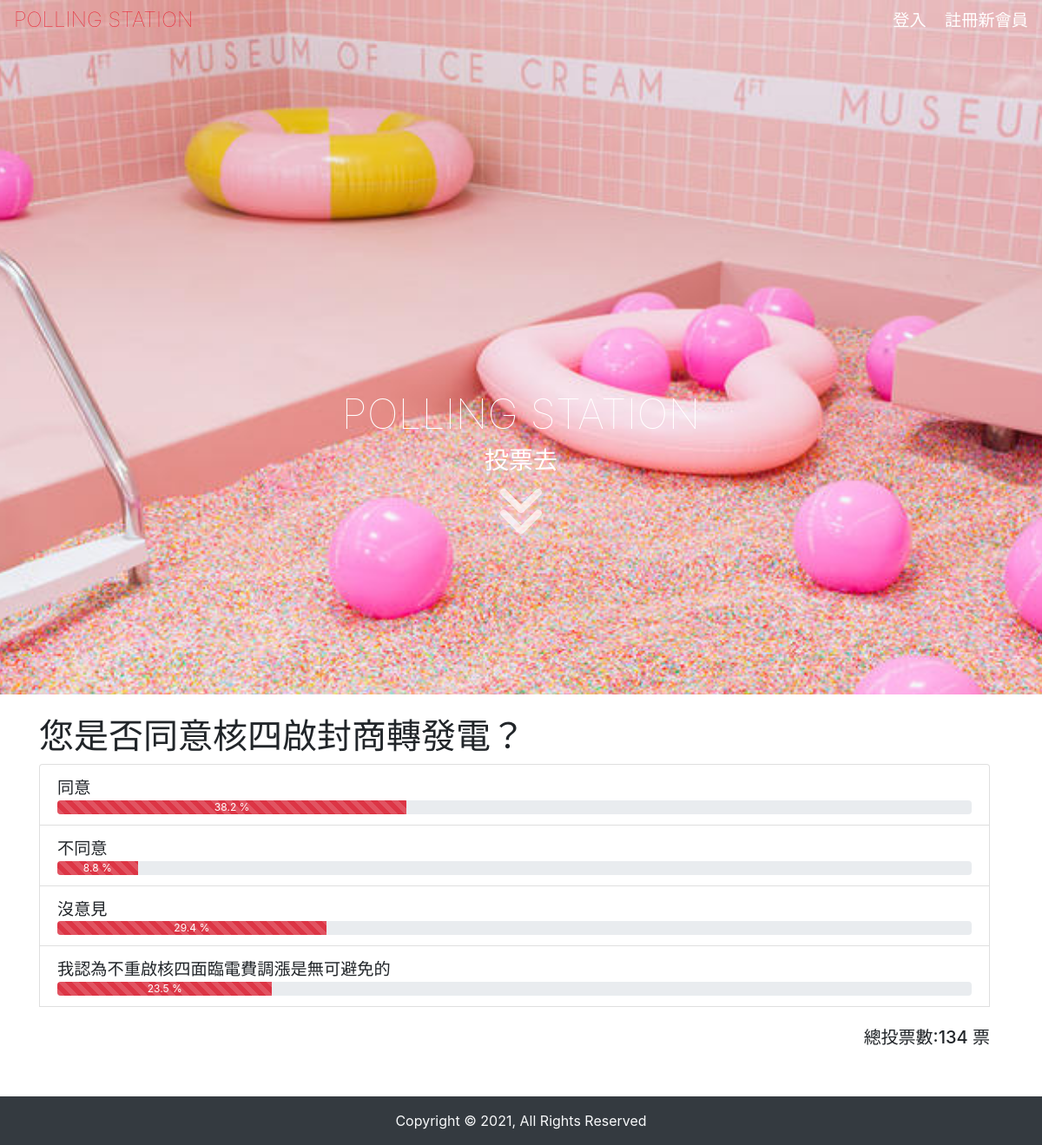
/?do=vote_result&id=1, run on an earlier commit of the app's database.
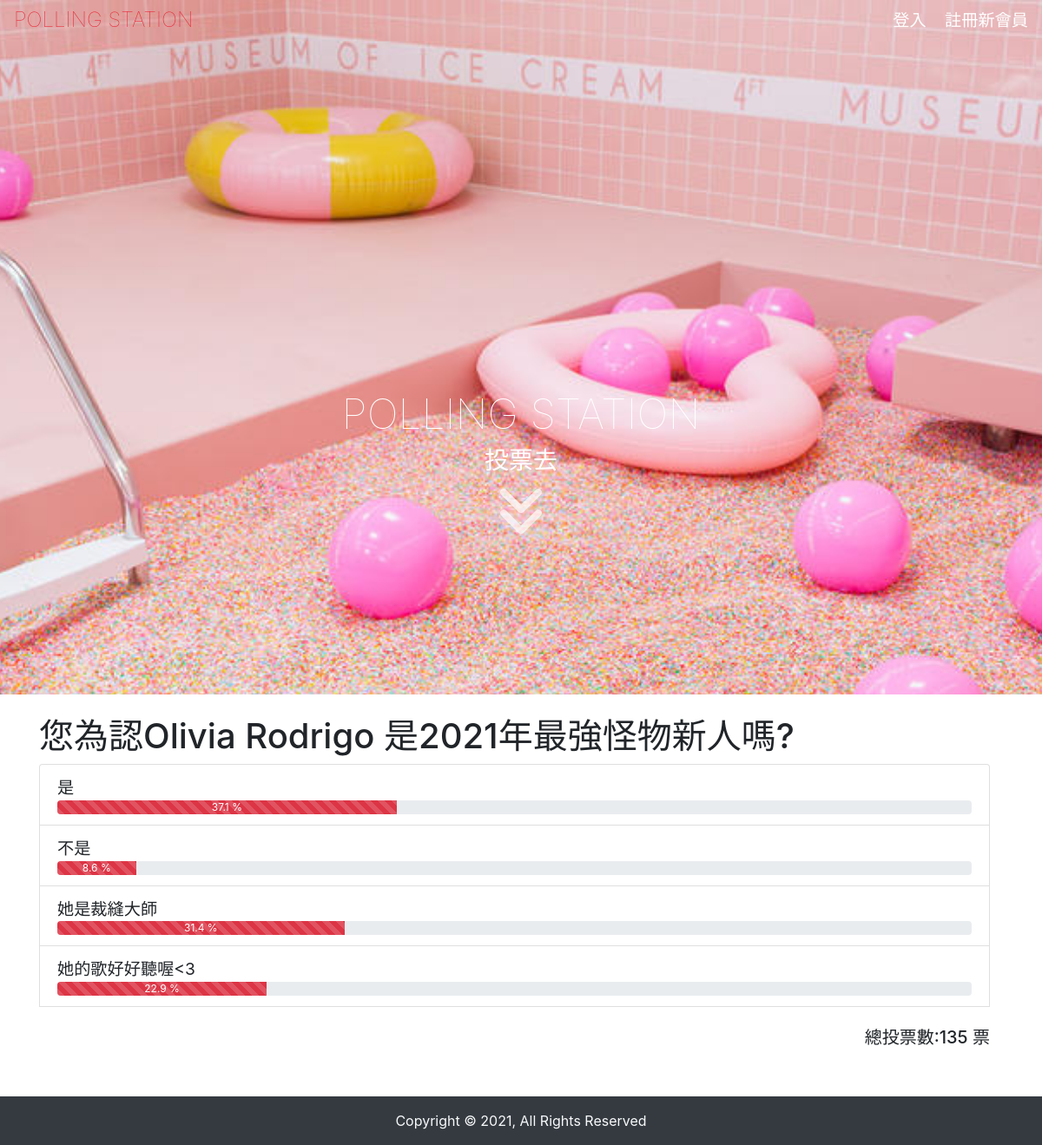
And on a later commit of the database.
### tables this page shows
CREATE TABLE `topics` (
  `id` int(11) UNSIGNED NOT NULL,
  `topic` varchar(128) NOT NULL,
  `name` varchar(64) NOT NULL,
  `sh` tinyint(1) NOT NULL,
  `intro` varchar(64) DEFAULT NULL,
  `img` varchar(64) NOT NULL
);

CREATE TABLE `options` (
  `id` int(11) UNSIGNED NOT NULL,
  `opt` varchar(128) NOT NULL,
  `count` int(11) UNSIGNED NOT NULL DEFAULT 0,
  `topic_id` int(11) UNSIGNED NOT NULL
);

### api/db.php (called while the page is built, shortened)
<?php
    $dsn="mysql:host=localhost;charset=utf8;dbname=s1100410";
    $pdo=new PDO($dsn,'s1100410','s1100410');
function q($sql){
    global $pdo;
    return $pdo->query($sql)->fetchAll(PDO::FETCH_ASSOC);
}
?>

### frontend/vote_result.php (the view)
<?php
$sql="select *
      from `topics`,
           `options`
      where `topics`.`id`=`options`.`topic_id` AND
            `topics`.`id`='{$_GET['id']}'";
$rows=q($sql);
?>
<h1><?=$rows[0]['topic'];?></h1>
<ol class="list-group col-md mb-5" style="font-size:1.2rem" id="vote">
    <?php
    $final = array_column($rows,'count');
    $total = array_sum($final);
    foreach($rows as $row){
        $result =(1 / $total * $row['count'] *100) .'%';
        $figureOut = round($result,1);
        echo "<li class='list-group-item'>";
        echo "<span>{$row['opt']}</span>";
        echo "<div class='progress'>";
        echo "<div class='progress-bar progress-bar-striped progress-bar-animated bg-danger' role='progressbar' style='width: $figureOut%' aria-valuenow='100' aria-valuemin='0' aria-valuemax='100'>$figureOut %</div>";
        echo "</div>";
        echo "</li>";
    }
?>
<div class="text-right mt-4">
<h5>總投票數:<?=$total+100?> 票</h5>
</div>
</ol>

### index.php (shortened to what this page needs)
<?php include_once "./api/db.php"; ?>
<!DOCTYPE html>
<html lang="en">
<head>
    <link rel="stylesheet" href="./css/style.css">
    <link rel="stylesheet" href="https://cdnjs.cloudflare.com/ajax/libs/font-awesome/6.0.0-beta3/css/all.min.css">
    <link rel="stylesheet" href="https://stackpath.bootstrapcdn.com/bootstrap/4.1.3/css/bootstrap.min.css">
</head>
<body>
        <body>
            <div class="container-fluid bg ss">
                <div class="row justify-content-center">
                    <div class="col-lg-6 text-white text-center d-lg-block my-5 sss">
                        <div id="headingGroup" class="">
                            <?php
                            if (isset($_SESSION['user'])) {
                                echo "<h1>HELLO！{$_SESSION['user']}</h1>";
                            }else{
                                echo "<h1>POLLING STATION</h1>";
                            }
                            ?>
                            <h3>投票去</h3>
                            <a href="#vote" class="label"><i class="fas fa-angle-double-down fa-4x tm-down-arrow"></i></a>
                        </div>
                    </div>
                </div>
            </div>
            <nav id="mainNavbar" class="navbar navbar-dark navbar-expand-md py-0 fixed-top">
                <a href="./index.php" class="navbar-brand bs">POLLING STATION</a>
                <div class="collapse navbar-collapse justify-content-end" id="navLinks">
                    <ul class="navbar-nav">
                        <li class="nav-item">
                            <?php
                            if (isset($_SESSION['user'])) {
                                echo "<span class='pr-5 text-white'>歡迎！{$_SESSION['user']}</span>";
                            ?>
                        </li>
                        <li class="nav-item">
                            <a class="text-white touch pr-3" href="./backend/index.php">進入後台</a>
                        </li>
                        <li class="nav-item">
                            <a class="text-white touch" href="logout.php">登出</a>
                        <?php
                            } else {
                        ?>
                            <a class="text-white touch pr-3" data-toggle="modal" data-target="#myModal">
                                登入
                            </a>
                            <a class="text-white touch" data-toggle="modal" data-target="#myModa2">註冊新會員</a>
                        <?php
                            }
                        ?>
                        </li>
                    </ul>
                </div>
            </nav>
            <nav class='d-flex mx-3 justify-content-center'>
                <div>&nbsp;</div>
            </nav>
            <div class="container">
                <?php
                $do = (isset($_GET['do'])) ? $_GET['do'] : 'show_vote_list';
                $file = "./frontend/" . $do . ".php";
                if (file_exists($file)) {
                    include $file;
                } else {
                    include "./frontend/show_vote_list.php";
                }
                ?>
            </div>
            <div class="p-3 text-center text-light bg-dark d-block"> Copyright © 2021, All Rights Reserved</div>
        </body>
</html>

### css/style.css (style rules this page uses)
html { scroll-behavior: smooth; }
body { background: #f5d9d5; font-family: "Nunito", sans-serif; margin: 0; padding: 0; overflow-x: hidden; }
.bg { background-image: url('../image/https___hypebeast.com_wp-content_blogs.dir_6_files_2017_08_museum-of-ice-cream-san-francisco-2.jpg'); background-repeat: no-repeat; background-attachment: fixed; background-position: top; background-size: cover; height: 100vh; }
.ss:before { content: ''; height: 50vh; display: inline-block; vertical-align: middle; }
.ss .sss { font-size: 16px; display: inline-block; vertical-align: middle; }
#mainNavbar { font-size: 1.2rem; font-weight: 100; }
#mainNavbar .navbar-brand { color: #EA1C2C; font-size: 1.5rem; }
#headingGroup h1 { font-weight: 100; font-size: 4rem; }
@media (max-width: 1200px) { #headingGroup h1 { font-weight: 100; font-size: 3rem; } }
.fas { color: white; opacity: 70%; animation-name:down2 ; position: relative; animation-duration: 1.2s; animation-delay: 2s; animation-iteration-count: infinite; }

What changed in the data, as far as the page shows it:
changed topics: topic "您是否同意核四啟封商轉發電？" → "您為認Olivia Rodrigo 是2021年最強怪物新人嗎?"
changed options (number 1 of 4 on the later page): opt "同意" → "是"; $figureOut 38.2 → 37.1 (drawn); count "38.2" → "37.1"
changed options (number 2 of 4 on the later page): opt "不同意" → "不是"; $figureOut 8.8 → 8.6 (drawn); count "8.8" → "8.6"
changed options: opt "沒意見" → "她是裁縫大師"; count "29.4" → "31.4"
changed options: opt "我認為不重啟核四面臨電費調漲是無可避免的" → "她的歌好好聽喔<3"; $figureOut 23.5 → 22.9 (drawn); count "23.5" → "22.9"
Also different on the page:
$total+100: "134" → "135"
